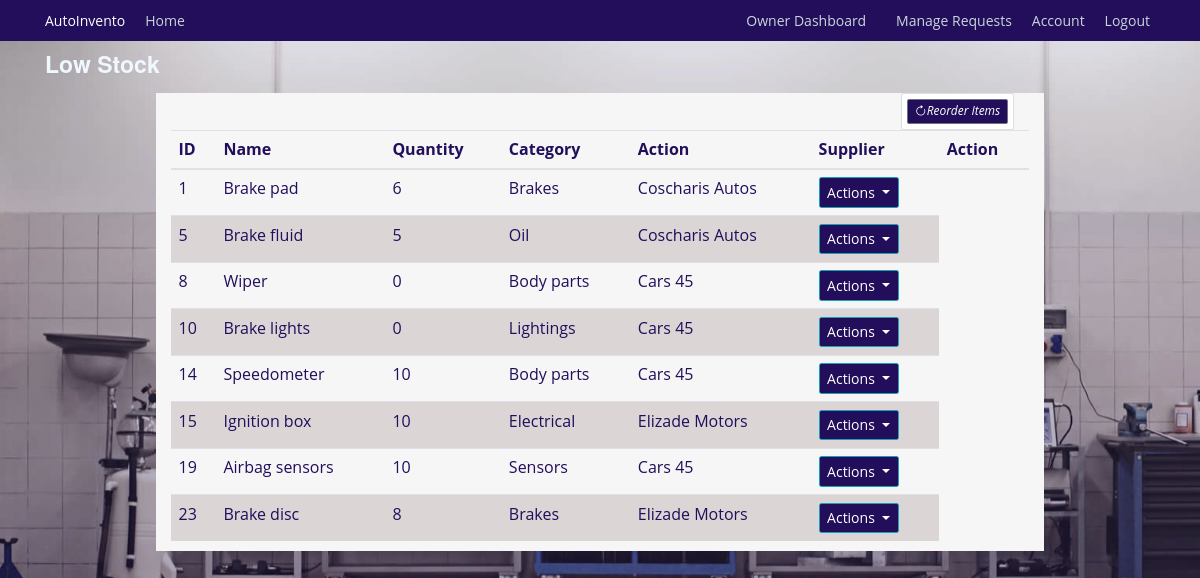
The page /inventory/low_inventory (signed in) on the database its author committed.
### autoinvento/models.py (models this page shows, shortened)
class InventoryItem(db.Model):
    id = db.Column(db.Integer, primary_key=True)
    name = db.Column(db.String(128), unique=True, nullable=False, index=True)
    quantity = db.Column(db.Integer, nullable=False)
    category = db.Column(db.String(50), nullable=False)
    low_stock_threshold = db.Column(db.Integer, default=10)
    date_added = db.Column(db.DateTime, default=datetime.utcnow)
    supplier_id = db.Column(db.Integer, db.ForeignKey('supplier.id'))
    supplier = db.relationship('Supplier', back_populates='items')
    usage_logs = db.relationship('UsageLog', back_populates='items', cascade='all, delete-orphan')
    notifications = db.relationship('Notification', back_populates='items', cascade='all, delete-orphan')
    requests = db.relationship('InventoryRequest', back_populates='requested_item')

class Supplier(db.Model):
    id = db.Column(db.Integer, primary_key=True)
    name = db.Column(db.String(100), unique=True, nullable=False)
    email = db.Column(db.String(120), unique=True, nullable=False)
    phone_number = db.Column(db.Integer, unique=True, nullable=True)
    contact = db.Column(db.String(125), nullable=True)
    items = db.relationship('InventoryItem', back_populates='supplier')

### autoinvento/inventory/routes.py (the view)
@inventory.route('/inventory/low_inventory', methods=['GET', 'POST'])
@login_required
def low_inventory():
    low_inventory = InventoryItem.query.filter(InventoryItem.quantity <= InventoryItem.low_stock_threshold)
    return render_template('low_inventory.html', title='Low Inventory', low_inventory=low_inventory)

### autoinvento/models.py (called while the page is built)
@login_manager.user_loader
def load_user(mechanic_id):
    return Mechanics.query.get(int(mechanic_id))

### autoinvento/templates/low_inventory.html (shortened to what this page needs)
{% extends "base.html" %} {% block content %}
<h3 style="color: aliceblue">Low Stock</h3>
<div class="container mt-4 background">
  <div class="col-md-2 float-right">
    <div class="card p-2">
      <a
        class="btn btn-sm btn-secondary"
        href="{{ url_for('inventory.add_inventory') }}"
        ><i class="bi bi-arrow-clockwise">Reorder Items</i></a
      >
    </div>
  </div>
  <div class="table-responsive">
    <table class="table">
      <thead>
        <tr>
          <th>ID</th>
          <th>Name</th>
          <th>Quantity</th>
          <th>Category</th>
          <th>Action</th>
          <th>Supplier</th>
          <th>Action</th>
        </tr>
      </thead>
      <tbody>
        {% for inventory in low_inventory %}
        <tr>
          <td>{{ inventory.id }}</td>
          <td>{{ inventory.name }}</td>
          <td>{{ inventory.quantity }}</td>
          <td>{{ inventory.category }}</td>
          <td>{{ inventory.supplier.name }}</td>
          <td>
            <div class="dropdown">
              <button
                class="btn btn-info dropdown-toggle"
                type="button"
                data-bs-toggle="dropdown"
                aria-expanded="false"
              >
                Actions
              </button>
            </div>
          </td>
        </tr>
        {% endfor %}
      </tbody>
    </table>
  </div>
</div>
{% endblock content %}

### autoinvento/static/css/styles.css (style rules this page uses)
:root { --color-primary: #220e5b; --color-black: #090909; --text-color: var(--color-black); --color-white: #ffffff; --color-background: #f6f6f6; --font-family-base: "Open Sans", "Helvetica Neue", Helvetica, Arial, sans-serif; --font-family-title: "Raleway", "Helvetica Neue", Helvetica, Arial, sans-serif; --font-size-small: 1.2rem; --font-size-medium: 1.4rem; --font-size-large: 1.8rem; --font-size-x-large: 2.3rem; --font-size-xx-large: 3.5rem; --font-weight-regular: 400; --font-weight-bold: 700; --nav-item-font-family: var(--font-family-title); --nav-item-font-weight: var(--font-weight-bold); --nav-item-font-size: var(--font-size-medium); --nav-item-letter-spacing: 0.04rem; --nav-item-display: inline-block; --nav-item-margin: 0 0 3rem 0; --nav-item-link-hover: var(--color-white); --section-tagline-margin: 0; --button-display: inline-block; --section-padding: 4rem 0; --section-header-padding: 0 0 3rem; --section-body-padding: 0 0 3rem; --section-header-align: center; --section-title-margin: 0; }
html { scroll-behavior: smooth; font-size: 62.5%; }
body { background: linear-gradient(180deg, var(--color-background), #689fc4); color: var(--color-primary); margin-top: 5rem; font-family: var(--font-family-base); font-size: var(--font-size-medium); font-weight: var(--font-weight-regular); }
h1, h2, h3, h4, h5, h6 { color: var(--color-primary); font-family: var(--font-family-title); font-weight: var(--font-weight-bold); }
tr:nth-child(even) { background-color: #dbd5d5; }
.btn.btn-info.dropdown-toggle { background-color: var(--color-primary); font-size: var(--font-size-medium); }
.btn-info { background-color: var(--color-primary); }
.col-md-12 h3 { font-size: var(--font-size-x-large); color: var(--color-primary); }
.container.background { margin-top: 20; background: var(--color-white); width: 80%; }
.btn.btn-sm.btn-secondary { background-color: var(--color-primary); font-size: var(--font-size-small); }
.container.mt-4 { background-color: var(--color-background); }

### rows shown on the page
InventoryItem: id "1", name "Brake pad", quantity "6", category "Brakes", supplier.name "Coscharis Autos"
InventoryItem: id "5", name "Brake fluid", quantity "5", category "Oil", supplier.name "Coscharis Autos"
InventoryItem: id "8", name "Wiper", quantity "0", category "Body parts", supplier.name "Cars 45"
InventoryItem: id "10", name "Brake lights", quantity "0", category "Lightings", supplier.name "Cars 45"
InventoryItem: id "14", name "Speedometer", quantity "10", category "Body parts", supplier.name "Cars 45"
InventoryItem: id "15", name "Ignition box", quantity "10", category "Electrical", supplier.name "Elizade Motors"
InventoryItem: id "19", name "Airbag sensors", quantity "10", category "Sensors", supplier.name "Cars 45"
InventoryItem: id "23", name "Brake disc", quantity "8", category "Brakes", supplier.name "Elizade Motors"
